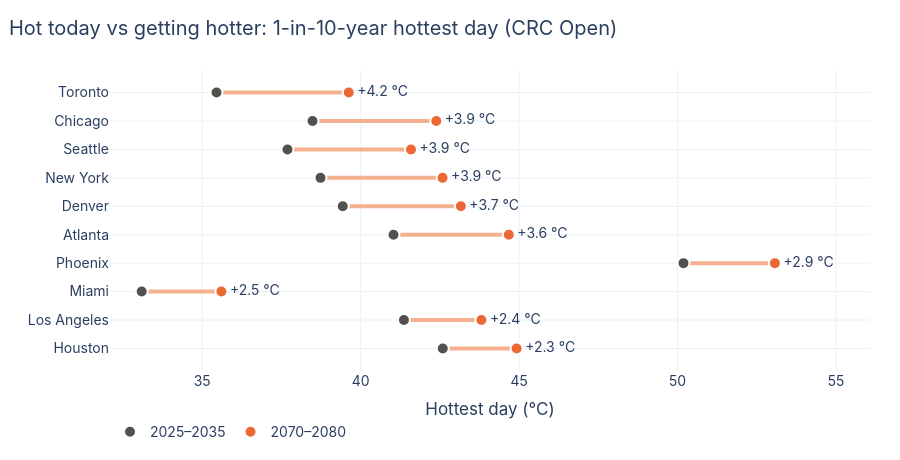

Notebook source saved alongside this figure:
### Markdown cell above
Read across a row to see a site's whole profile; read down a column to see which
site changes most for that hazard. Darker means a bigger change *within that
column*.

> 💡 **Key idea: today's ranking is not tomorrow's.** Being hot already and
> getting hotter are different things. In the chart below each line runs from a
> site's hottest day in 2025–2035 (grey dot) to 2070–2080 (orange dot), sorted
> by how far it moves. A place that is mild today can warm the most, which a
> ranking of the past (A) would never reveal.

### Code cell
heat = windows[windows["hazard_name"] == "tx_max"].set_index("asset_id").sort_values("change")
fig = go.Figure()
for site, row in heat.iterrows():
    fig.add_trace(go.Scatter(x=[row["early"], row["late"]], y=[site, site], mode="lines",
                             line=dict(color="#f5b08f", width=4), showlegend=False, hoverinfo="skip"))
fig.add_trace(go.Scatter(x=heat["early"], y=heat.index, mode="markers", name="2025–2035",
                         marker=dict(size=12, color=INK, line=dict(width=2, color="white")),
                         hovertemplate="%{y}: %{x:.1f} °C in 2025–2035<extra></extra>"))
fig.add_trace(go.Scatter(x=heat["late"], y=heat.index, mode="markers+text", name="2070–2080",
                         text=[f"+{c:.1f} °C" for c in heat["change"]], textposition="middle right",
                         marker=dict(size=12, color=ORANGE, line=dict(width=2, color="white")),
                         hovertemplate="%{y}: %{x:.1f} °C in 2070–2080<extra></extra>"))
layout(fig, "Hot today vs getting hotter: 1-in-10-year hottest day (CRC Open)",
       xaxis=dict(title="Hottest day (°C)", range=[heat["early"].min() - 1, heat["late"].max() + 3]),
       legend=dict(orientation="h", y=-0.15))
fig.show()

### Figure 1 — Plotly figure (JSON) as saved in the notebook; plotly's stock layout.template omitted (floating-point values rounded to 4 significant figures)
{"data": [{"hoverinfo": "skip", "line": {"color": "#f5b08f", "width": 4}, "mode": "lines", "showlegend": false, "type": "scatter", "x": [42.59, 44.92], "y": ["Houston", "Houston"]}, {"hoverinfo": "skip", "line": {"color": "#f5b08f", "width": 4}, "mode": "lines", "showlegend": false, "type": "scatter", "x": [41.37, 43.81], "y": ["Los Angeles", "Los Angeles"]}, {"hoverinfo": "skip", "line": {"color": "#f5b08f", "width": 4}, "mode": "lines", "showlegend": false, "type": "scatter", "x": [33.09, 35.61], "y": ["Miami", "Miami"]}, {"hoverinfo": "skip", "line": {"color": "#f5b08f", "width": 4}, "mode": "lines", "showlegend": false, "type": "scatter", "x": [50.19, 53.07], "y": ["Phoenix", "Phoenix"]}, {"hoverinfo": "skip", "line": {"color": "#f5b08f", "width": 4}, "mode": "lines", "showlegend": false, "type": "scatter", "x": [41.04, 44.67], "y": ["Atlanta", "Atlanta"]}, {"hoverinfo": "skip", "line": {"color": "#f5b08f", "width": 4}, "mode": "lines", "showlegend": false, "type": "scatter", "x": [39.43, 43.16], "y": ["Denver", "Denver"]}, {"hoverinfo": "skip", "line": {"color": "#f5b08f", "width": 4}, "mode": "lines", "showlegend": false, "type": "scatter", "x": [38.73, 42.58], "y": ["New York", "New York"]}, {"hoverinfo": "skip", "line": {"color": "#f5b08f", "width": 4}, "mode": "lines", "showlegend": false, "type": "scatter", "x": [37.69, 41.59], "y": ["Seattle", "Seattle"]}, {"hoverinfo": "skip", "line": {"color": "#f5b08f", "width": 4}, "mode": "lines", "showlegend": false, "type": "scatter", "x": [38.48, 42.39], "y": ["Chicago", "Chicago"]}, {"hoverinfo": "skip", "line": {"color": "#f5b08f", "width": 4}, "mode": "lines", "showlegend": false, "type": "scatter", "x": [35.45, 39.62], "y": ["Toronto", "Toronto"]}, {"hovertemplate": "%{y}: %{x:.1f} °C in 2025–2035<extra></extra>", "marker": {"color": "#52514e", "line": {"color": "white", "width": 2}, "size": 12}, "mode": "markers", "name": "2025–2035", "type": "scatter", "x": [42.59, 41.37, 33.09, 50.19, 41.04, 39.43, 38.73, 37.69, 38.48, 35.45], "y": ["Houston", "Los Angeles", "Miami", "Phoenix", "Atlanta", "Denver", "New York", "Seattle", "Chicago", "Toronto"]}, {"hovertemplate": "%{y}: %{x:.1f} °C in 2070–2080<extra></extra>", "marker": {"color": "#eb6834", "line": {"color": "white", "width": 2}, "size": 12}, "mode": "markers+text", "name": "2070–2080", "text": ["+2.3 °C", "+2.4 °C", "+2.5 °C", "+2.9 °C", "+3.6 °C", "+3.7 °C", "+3.9 °C", "+3.9 °C", "+3.9 °C", "+4.2 °C"], "textposition": "middle right", "type": "scatter", "x": [44.92, 43.81, 35.61, 53.07, 44.67, 43.16, 42.58, 41.59, 42.39, 39.62], "y": ["Houston", "Los Angeles", "Miami", "Phoenix", "Atlanta", "Denver", "New York", "Seattle", "Chicago", "Toronto"]}], "layout": {"font": {"family": "Inter, Helvetica, Arial, sans-serif", "size": 14}, "height": 460, "legend": {"orientation": "h", "y": -0.15}, "margin": {"b": 60, "l": 110, "r": 30, "t": 70}, "title": {"text": "Hot today vs getting hotter: 1-in-10-year hottest day (CRC Open)", "x": 0.01}, "xaxis": {"range": [32.09, 56.07], "title": {"text": "Hottest day (°C)"}}}}
